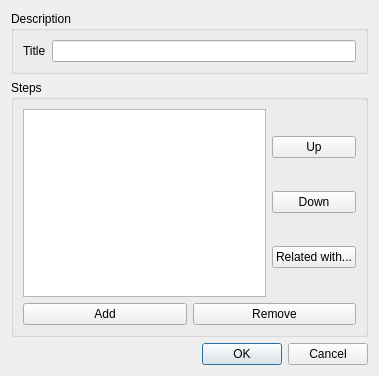
<?xml version="1.0" encoding="UTF-8"?>
<ui version="4.0">
 <class>ScenarioEditor</class>
 <widget class="QDialog" name="ScenarioEditor">
  <property name="geometry">
   <rect>
    <x>0</x>
    <y>0</y>
    <width>379</width>
    <height>376</height>
   </rect>
  </property>
  <property name="windowTitle">
   <string>Scenario</string>
  </property>
  <layout class="QVBoxLayout" name="verticalLayout_4">
   <item>
    <widget class="QGroupBox" name="groupBox">
     <property name="title">
      <string>Description</string>
     </property>
     <layout class="QVBoxLayout" name="verticalLayout">
      <item>
       <layout class="QFormLayout" name="formLayout">
        <item row="0" column="0">
         <widget class="QLabel" name="label">
          <property name="text">
           <string>Title</string>
          </property>
         </widget>
        </item>
        <item row="0" column="1">
         <widget class="QLineEdit" name="titleLineEdit"/>
        </item>
       </layout>
      </item>
     </layout>
    </widget>
   </item>
   <item>
    <widget class="QGroupBox" name="groupBox_2">
     <property name="title">
      <string>Steps</string>
     </property>
     <layout class="QVBoxLayout" name="verticalLayout_3">
      <item>
       <layout class="QHBoxLayout" name="horizontalLayout_2">
        <item>
         <widget class="QListWidget" name="stepsListWidget"/>
        </item>
        <item>
         <layout class="QVBoxLayout" name="verticalLayout_2">
          <item>
           <widget class="QPushButton" name="stepUpButton">
            <property name="text">
             <string>Up</string>
            </property>
           </widget>
          </item>
          <item>
           <widget class="QPushButton" name="stepDownButton">
            <property name="text">
             <string>Down</string>
            </property>
           </widget>
          </item>
          <item>
           <widget class="QPushButton" name="relatedWithButton">
            <property name="text">
             <string>Related with...</string>
            </property>
           </widget>
          </item>
         </layout>
        </item>
       </layout>
      </item>
      <item>
       <layout class="QHBoxLayout" name="horizontalLayout">
        <item>
         <widget class="QPushButton" name="addButton">
          <property name="text">
           <string>Add</string>
          </property>
         </widget>
        </item>
        <item>
         <widget class="QPushButton" name="removeButton">
          <property name="text">
           <string>Remove</string>
          </property>
         </widget>
        </item>
       </layout>
      </item>
     </layout>
    </widget>
   </item>
   <item>
    <widget class="QDialogButtonBox" name="buttonBox">
     <property name="orientation">
      <enum>Qt::Horizontal</enum>
     </property>
     <property name="standardButtons">
      <set>QDialogButtonBox::Cancel|QDialogButtonBox::Ok</set>
     </property>
    </widget>
   </item>
  </layout>
 </widget>
 <resources/>
 <connections>
  <connection>
   <sender>buttonBox</sender>
   <signal>accepted()</signal>
   <receiver>ScenarioEditor</receiver>
   <slot>accept()</slot>
   <hints>
    <hint type="sourcelabel">
     <x>248</x>
     <y>254</y>
    </hint>
    <hint type="destinationlabel">
     <x>157</x>
     <y>274</y>
    </hint>
   </hints>
  </connection>
  <connection>
   <sender>buttonBox</sender>
   <signal>rejected()</signal>
   <receiver>ScenarioEditor</receiver>
   <slot>reject()</slot>
   <hints>
    <hint type="sourcelabel">
     <x>316</x>
     <y>260</y>
    </hint>
    <hint type="destinationlabel">
     <x>286</x>
     <y>274</y>
    </hint>
   </hints>
  </connection>
 </connections>
</ui>
